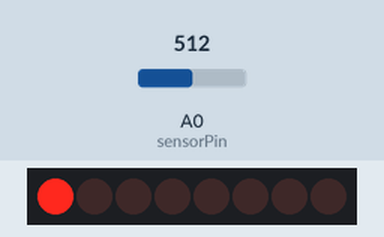
Bench run of a sketch on a simulated Arduino Uno, built with avr-gcc and run on an emulated ATmega328P. Shown: 8 shift-register outputs drawn as a row of LEDs (first output left, lit = HIGH). Wiring (inferred from the names in the program): shift register (74HC595): data pin 2; shift clock pin 4; latch pin 3. Wiring (inferred from the signals the program sends): row of LEDs: on Q0, Q1, Q2, Q3, Q4, Q5, Q6, Q7. The inputs (shaded band) are chosen by the test bench; at power-on: A0 (sensorPin) = 512. What the sketch prints to the serial monitor is not drawn.

Above: at 4.2 s.
4.8 s: A0 (sensorPin) set to 6
At 5.83 s:
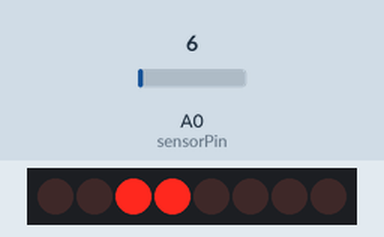
7.2 s: A0 (sensorPin) set to 122
At 8.45 s:
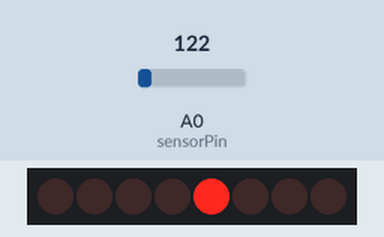
10.1 s: A0 (sensorPin) set to 6
At 10.99 s:
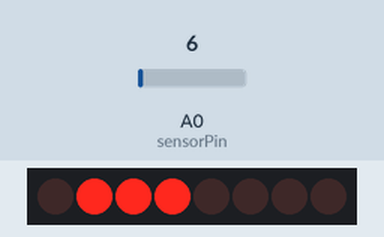
13.2 s: A0 (sensorPin) set to 306
At 14.0 s:
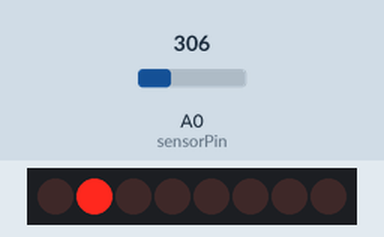
15.0 s: A0 (sensorPin) set to 716
16.6 s: A0 (sensorPin) set to 311
19.7 s: A0 (sensorPin) set to 285
Timing chart, 0 to 22.2 s (numbered marks = the images above; inputs shaded):
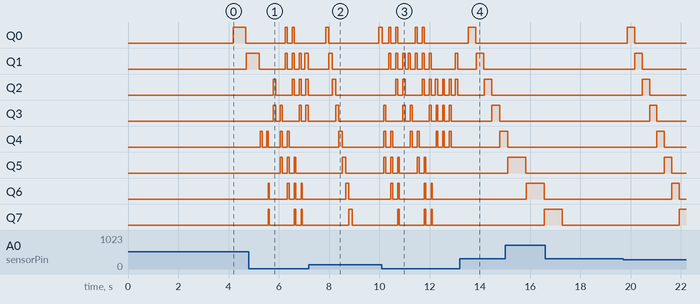

The sketch:

shit_register_step.ino
```cpp
//Pin connected to latch pin (ST_CP) of 74HC595
const int latchPin = 3;
//Pin connected to clock pin (SH_CP) of 74HC595
const int clockPin = 4;
////Pin connected to Data in (DS) of 74HC595
const int dataPin = 2;

int sensorPin = A0;    // select the input pin for the potentiometer
int sensorValue = 0;  // variable to store the value coming from the sensor


char inputString[2];

void setup() {
  //set pins to output because they are addressed in the main loop
  pinMode(latchPin, OUTPUT);
  pinMode(dataPin, OUTPUT);
  pinMode(clockPin, OUTPUT);
  Serial.begin(9600);
  Serial.println("reset");
}

void loop() {
  // iterate over the 16 outputs of the two shift registers
  for (int thisLed = 0; thisLed < 16; thisLed++) {
    sensorValue = analogRead(sensorPin);

    // write data to the shift registers:
    registerWrite(thisLed, HIGH);

    delay(sensorValue);
    // if this is not the first LED, turn off the previous LED:
    if (thisLed > 0) {
      registerWrite(thisLed - 1, LOW);
    }
    // if this is  the first LED, turn off the highest LED:
    else {
      registerWrite(15, LOW);
    }
    // pause between LEDs:
    delay(10);
  }

}

// This method sends bits to the shift registers:

void registerWrite(int whichPin, int whichState) {
  // the bits you want to send. Use an unsigned int,
  // so you can use all 16 bits:
  unsigned int bitsToSend = 0;

  // turn off the output so the pins don't light up
  // while you're shifting bits:
  digitalWrite(latchPin, LOW);

  // turn on the next highest bit in bitsToSend:
  bitWrite(bitsToSend, whichPin, whichState);

  // break the bits into two bytes, one for
  // the first register and one for the second:
  byte registerOne = highByte(bitsToSend);
  byte registerTwo = lowByte(bitsToSend);

  // shift the bytes out:

  shiftOut(dataPin, clockPin, MSBFIRST, registerOne);


  // turn on the output so the LEDs can light up:
  digitalWrite(latchPin, HIGH);
}
```
